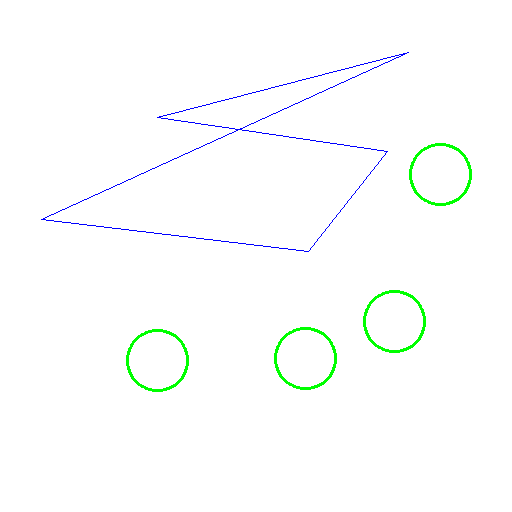
#> input picture 9_9_mission/9_9_mission_pic.png, 512 x 512 px, found by its file name
$ python 9_9_mission_2.py
#> lines starting #> are read from the running program, lines starting #| are printed output that depends on the picture
import cv2, sys

src = cv2.imread('./9_9_mission/9_9_mission_pic.png')
#> src is the input picture: shape (512, 512, 3); mean B, G, R 252.8, 253.8, 251.6
print(src.shape)
#| (512, 512, 3)
dst = cv2.resize(src, (192,192))
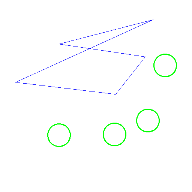
#> dst: shape (192, 192, 3); mean B, G, R 252.8, 253.8, 251.6

src_blur = cv2.blur(src, (5,5))
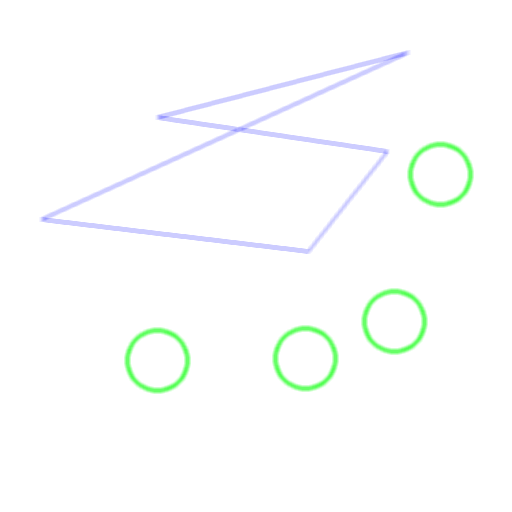
#> src_blur: shape (512, 512, 3); mean B, G, R 252.8, 253.8, 251.6

dst_blur = cv2.resize(src_blur, (192,192))

dst_ia = cv2.resize(src, (192,192), interpolation=cv2.INTER_AREA)
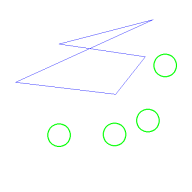
#> dst_ia: shape (192, 192, 3); mean B, G, R 252.8, 253.8, 251.6

cv2.imshow('src',src)
cv2.imshow('dst',dst)
cv2.imshow('src_blur', src_blur)
cv2.imshow('dst_blur', dst_blur)
cv2.imshow('dst_ia', dst_ia)
cv2.waitKey()
cv2.destroyAllWindows()

#창의 이름이 안 보이는 경우 사각형 버튼을 눌러 창의 크기를 키우시면 됩니다.
